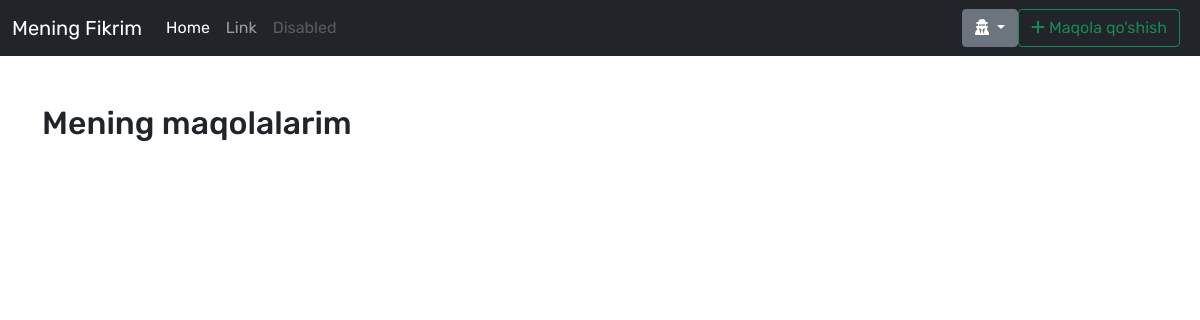
The app's page /, older data.
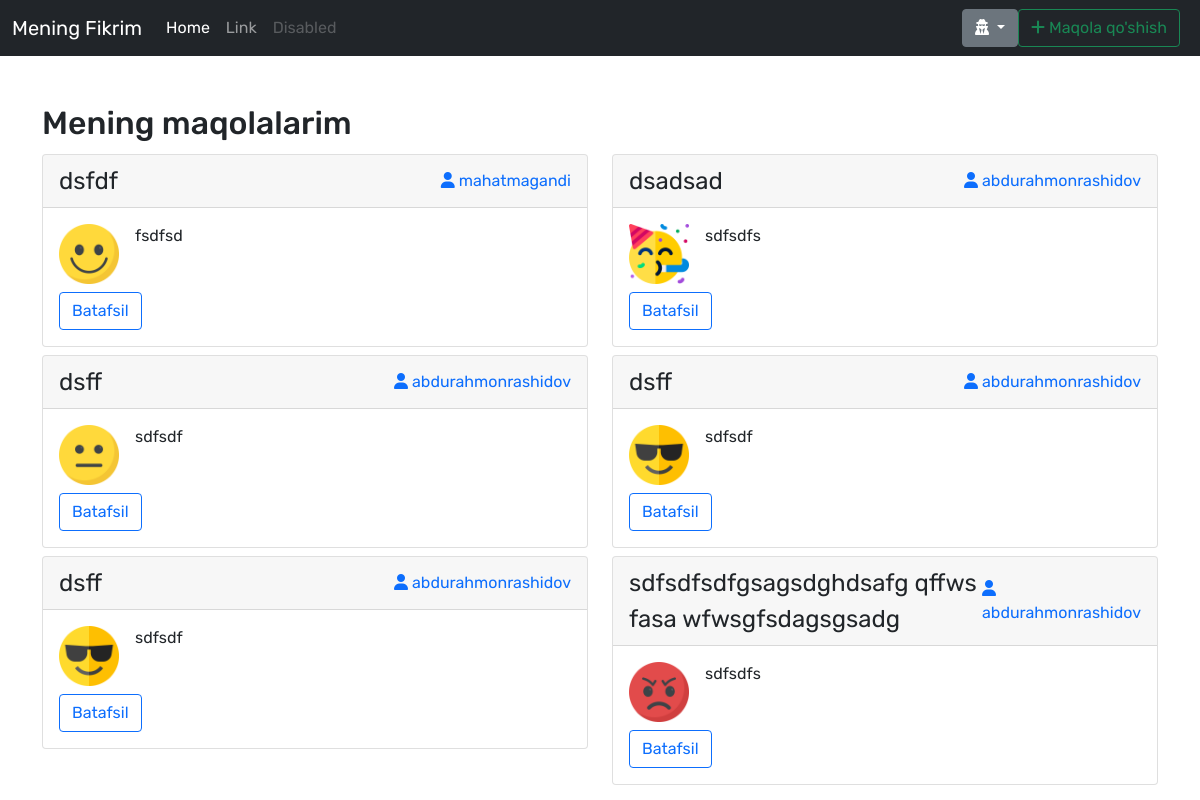
The same page, newer data.
### main/models.py (models this page shows, shortened)
class Post(models.Model):
    title = models.CharField(max_length=250, blank=True)
    body = models.TextField(blank=True)
    author = models.ForeignKey(
        User, on_delete=models.CASCADE, related_name='user')
    tag = models.ForeignKey(Tag, on_delete=models.PROTECT, related_name='tags')
    emoji = models.ForeignKey(
        Emoji, on_delete=models.PROTECT, related_name="emojies")

class Emoji(models.Model):
    name = models.CharField(max_length=50, blank=True)
    emoji = models.ImageField(upload_to="post/emojies/")

### main/views.py (the view)
# urls.py: path("", views.HomeView.as_view(), name="home"),
class HomeView(ListView):
    model = Post
    template_name = "index.html"

### templates/index.html
{% extends 'wrapper.html' %} {% block content %}
<section class="d-flex justify-content-center flex-column mt-5">
    <div class="container">
        <h2>Mening maqolalarim</h2>
        <div class="row">
            {% for post in object_list %}
            <div class="col-sm-12 col-md-12 col-lg-6 my-1">
                <div class="card">
                    <div class="card-header d-flex justify-content-between align-items-center">
                        <div class="fs-4">{{post.title}}</div>
                        <div>
                            <a href="{% url 'main:other_profile' post.author.username %}" class="text-decoration-none fs-6">
                                <i class="fas fa-user"></i> {{post.author}}
                            </a>
                        </div>
                    </div>
                    <div class="card-body">
                        <div class="d-flex">
                            <div class="flex-shrink-0">
                                <img src="{{post.emoji.emoji.url}}" width="60" alt="...">
                            </div>
                            <div class="flex-grow-1 ms-3">
                                <p>{{post.body|truncatewords:"20"}}</p>
                            </div>
                        </div>
                        <a href="{% url 'main:detail' post.id %}" class="btn btn-outline-primary mt-2">Batafsil</a>
                    </div>
                </div>
            </div>
            {% endfor %}
        </div>
    </div>
</section>
{% endblock %}

Row changes from the older to the newer data that the page shows:
added Post: title "dsfdf", author "mahatmagandi", emoji.emoji (picture), body "fsdfsd"
added Post: title "dsadsad", author "abdurahmonrashidov", emoji.emoji (picture), body "sdfsdfs"
added Post: title "dsff", author "abdurahmonrashidov", emoji.emoji (picture), body "sdfsdf"
added Post: title "dsff", author "abdurahmonrashidov", emoji.emoji (picture), body "sdfsdf"
added Post: title "dsff", author "abdurahmonrashidov", emoji.emoji (picture), body "sdfsdf"
added Post: title "sdfsdfsdfgsagsdghdsafg qffws fasa wfwsgfsdagsgsadg", author "abdurahmonrashidov", emoji.emoji (picture), body "sdfsdfs"
